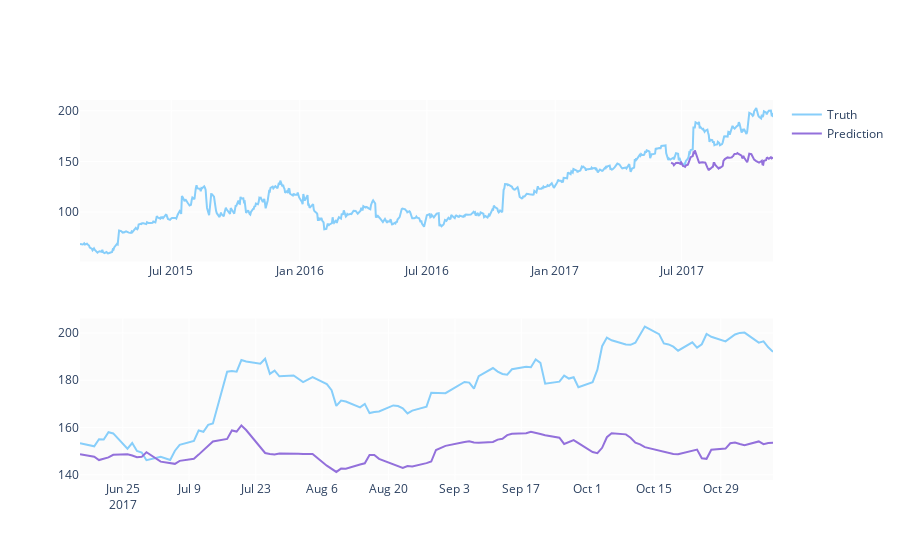

Notebook code cell kept with this figure:
### Code cell
predicted_prices = df.loc[test_split_idx+1:].copy()
predicted_prices['Close'] = y_pred

fig = make_subplots(rows=2, cols=1)
fig.add_trace(go.Scatter(x=df.Date, y=df.Close,
                         name='Truth',
                         marker_color='LightSkyBlue'), row=1, col=1)

fig.add_trace(go.Scatter(x=predicted_prices.Date,
                         y=predicted_prices.Close,
                         name='Prediction',
                         marker_color='MediumPurple'), row=1, col=1)

fig.add_trace(go.Scatter(x=predicted_prices.Date,
                         y=y_test,
                         name='Truth',
                         marker_color='LightSkyBlue',
                         showlegend=False), row=2, col=1)

fig.add_trace(go.Scatter(x=predicted_prices.Date,
                         y=y_pred,
                         name='Prediction',
                         marker_color='MediumPurple',
                         showlegend=False), row=2, col=1)

fig.show()
